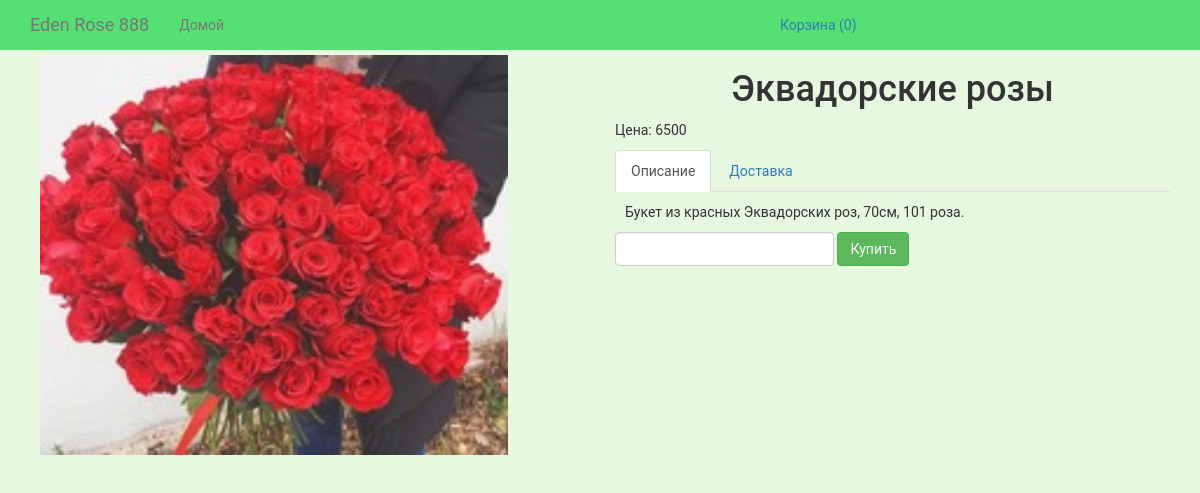
Page /product/flower/4 on the committed database.
### products/models.py (models this page shows, shortened)
class ProductIMG(models.Model):
    product = models.ForeignKey(Product, on_delete=models.CASCADE,blank=True, null=True, default=None)
    image = models.ImageField(upload_to='products_images/')
    is_active = models.BooleanField(default=True)
    created = models.DateTimeField(auto_now_add=True, auto_now=False)
    updated = models.DateTimeField(auto_now_add=False, auto_now=True)
    class Meta:
        verbose_name = 'Фотография'
        verbose_name_plural = 'Фотографии'

class Product(models.Model):
    name_product = models.CharField(max_length=100, blank=True, null=True, default=None)
    category = models.ForeignKey(ProductCategory,blank=True, null=True, default=None, on_delete=models.CASCADE)
    short_description = models.TextField(blank=True, null=True, default=None)
    price = models.IntegerField(blank=True, null=True, default=None)
    is_active = models.BooleanField(default=True)
    created = models.DateTimeField(auto_now_add=True, auto_now=False)
    updated = models.DateTimeField(auto_now_add=False, auto_now=True)
    class Meta:
        verbose_name = 'Товар'
        verbose_name_plural = 'Товары'

### products/views.py (the view)
# urls.py: url(r'^product/flower/(?P<product_id>\d+)$', views.product, name='product'),
def product(request, product_id):
    products = ProductIMG.objects.get(id=product_id)
    return render(request, 'products/product.html', locals())

### orders/context_processors.py (called while the page is built)
def getting_basket_info(request):
    session_key = request.session.session_key
    if not session_key:
        request.session["session_key"] = 123
        request.session.cycle_key()
        request.session.set_expiry(604800)
        request.session['cart'] = []
    products_in_cart = []
    total_price_all_product = 0
    if request.session["cart"]:
        for item in request.session["cart"]:
            item["total_price"] = "{0}".format(
                int(item["price"]) * int(item["nmb"]))
            products_in_cart.append(item)
            total_price_all_product += int(item["total_price"])
    total_price_all_product = "{0:.2f}".format(total_price_all_product)
    request.session.modified = True
    products_total_nmb = len(products_in_cart)
    return locals()

### shop/templates/products/product.html (shortened to what this page needs)
{% extends 'base.html' %}
{% load static %}
{% block content %}
    <div class="container">
        <div class="row">
            <div class="col-lg-6">
                <div class="product-image-item">
                    <img src="{{ products.image.url }}" height="400">
                </div>
            </div>
            <div class="col-lg-6">
                <h1 class="text-center">
                    {{ products.product.name_product }}
                </h1>
                <div class="">
                    <p>
                        Цена: {{ products.product.price }}
                    </p>
                </div>
                <div>
                    <ul class="nav nav-tabs" role="tablist">
                        <li role="presentation" class="active">
                            <a href="#short_description" aria-controls="home" role="tab" data-toggle="tab">
                                Описание
                            </a>
                        </li>
                        <li role="presentation">
                            <a href="#delivery" aria-controls="profile" role="tab" data-toggle="tab">
                                Доставка
                            </a>
                        </li>
                    </ul>
                    <div class="tab-content product-description-tabs">
                        <div role="tabpanel" class="tab-pane active" id="short_description">
                            {{ products.product.short_description }}
                        </div>
                    </div>
                </div>
                <div>
                    <form id="form_buying_product" class="form-inline" action="{% url 'basket_adding' %}">
                        <div class="form-group">
                            <input type="number" class="form-control" name="number" id="number">
                        </div>
                        <div class="form-group">
                            <button id="submit_btn" class="btn btn-success btn-buy"
                                    data-product_id="{{ products.product.id }}"
                                    data-name="{{ products.product.name_product }}"
                                    data-price="{{ products.product.price }}">
                                Купить
                            </button>
                        </div>
                    </form>
                </div>
            </div>
        </div>
    </div>
{% endblock %}

### shop/static/static_dev/css/style.css (style rules this page uses)
html, body { height: 100%; max-height: 100%; font-family: 'Roboto', sans-serif; background-color: #E6F8E0; }
.product-description-tabs { padding: 10px; }
.product-image-item { padding: 5px; margin-bottom: 5px; margin-left: 5px; }

### rows in the picture
ProductIMG: image (picture), product.name_product "Эквадорские розы", product.price "6500", product.short_description "Букет из красных Эквадорских роз, 70см, 101 роза."
